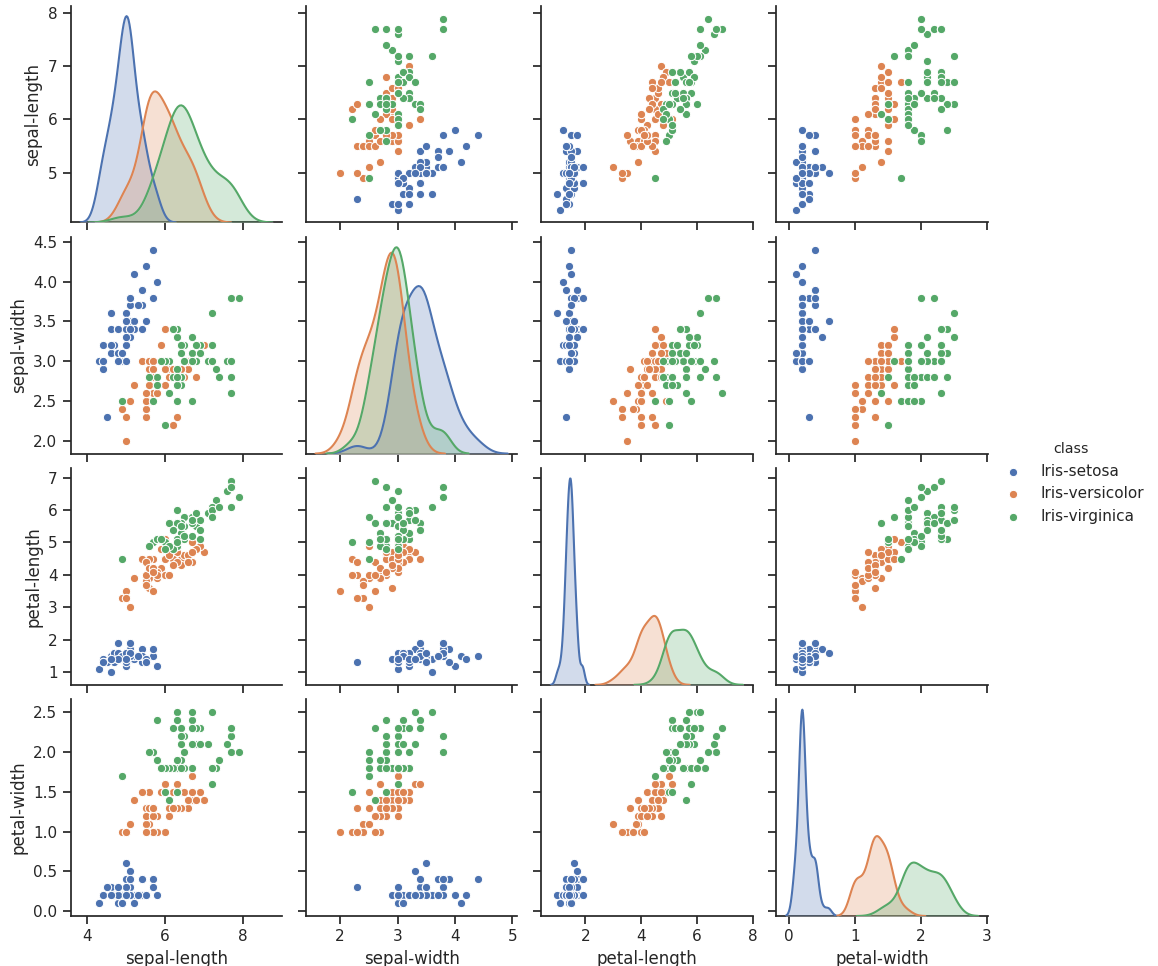

Here is the Python script that generated this plot:
from pandas import read_csv
from matplotlib import pyplot
import numpy as np
import seaborn as sns

# Loading dataset
url = "iris.csv"
names = ['sepal-length', 'sepal-width', 'petal-length', 'petal-width', 'class']
dataset = read_csv(url, names=names)
dataset.dropna(axis=0, how='any')	

#using seaborn to visualize the data

sns.set(style="ticks")
sns.pairplot(dataset,hue="class")
pyplot.show()
